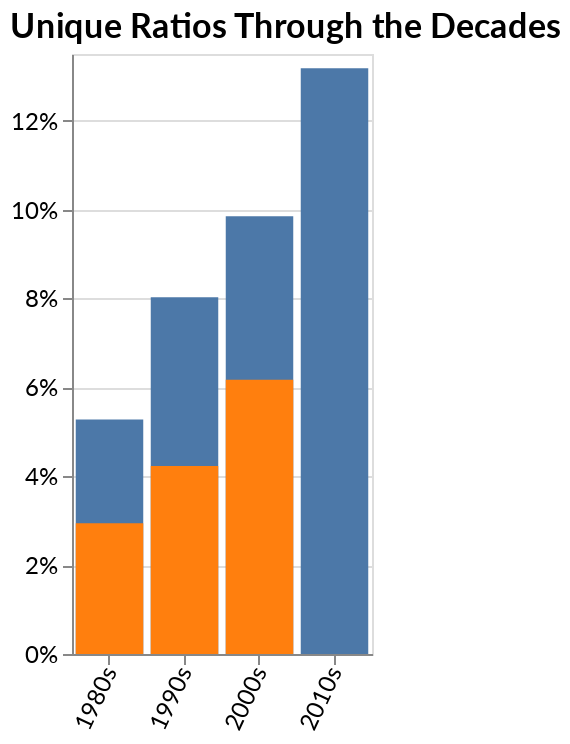

The code cell stored with this chart in its notebook:
### Code cell
### Below is the code for Figure 5)

metal_vocab_year = metal_vocab.merge(metal_years,left_on = 'artist',right_on = 'artist')
metal_vocab_year.head()

decades_grouped = metal_vocab_year.groupby(by = 'decade').agg({'unique_per':'mean'}).reset_index()
decades_grouped['unique_per'] = decades_grouped['unique_per'] / 100

decades_grouped.head()

bar_chart1 = alt.Chart(decades_grouped).mark_bar().encode(
    x=alt.X('decade:O',axis = alt.Axis(labelAngle=-65),title=None),
    y=alt.Y('unique_per:Q',axis=alt.Axis(format='%',title = None),scale= alt.Scale(domain=[0, .135]))
)

#Merge them
metal_vocab_year_35000 = metal_vocab_over.merge(metal_years,left_on = 'artist',right_on = 'artist')
metal_vocab_year_35000.head()

decades_grouped2 = metal_vocab_year_35000.groupby(by = 'decade').agg({'unique_per':'mean'}).reset_index()
decades_grouped2['unique_per'] = decades_grouped2['unique_per'] / 100

decades_grouped2.head()

bar_chart2 = alt.Chart(decades_grouped2).mark_bar(color='#ff7f0e').encode(
    x=alt.X('decade:O',axis = alt.Axis(labelAngle=-45)),
    y=alt.Y('unique_per:Q',scale= alt.Scale(domain=[0, .135]))
)


#line_chart = plt.gcf()
#line_chart.set_size_inches(12, 8)
(bar_chart1 + bar_chart2).properties(title="Unique Ratios Through the Decades",width = 150
                            ).configure(font="Lato",title=alt.TitleConfig(fontSize=17,anchor='start')
                            ).configure_axis(
    titleFontSize=16,
    labelFontSize=12,
)

### Figure 1 — Vega-Lite specification as saved in the notebook (floating-point values rounded to 4 significant figures)
{"config": {"view": {"continuousWidth": 400, "continuousHeight": 300}, "axis": {"labelFontSize": 12, "titleFontSize": 16}, "font": "Lato", "title": {"anchor": "start", "fontSize": 17}}, "layer": [{"data": {"name": "data-d8a3275257e88f369be4ecb73e91de65"}, "mark": "bar", "encoding": {"x": {"type": "ordinal", "axis": {"labelAngle": -65}, "field": "decade", "title": null}, "y": {"type": "quantitative", "axis": {"format": "%", "title": null}, "field": "unique_per", "scale": {"domain": [0, 0.135]}}}}, {"data": {"name": "data-eb345ead798fcbff9fef5a8bdf4669b4"}, "mark": {"type": "bar", "color": "#ff7f0e"}, "encoding": {"x": {"type": "ordinal", "axis": {"labelAngle": -45}, "field": "decade"}, "y": {"type": "quantitative", "field": "unique_per", "scale": {"domain": [0, 0.135]}}}}], "title": "Unique Ratios Through the Decades", "width": 150, "$schema": "https://vega.github.io/schema/vega-lite/v4.8.1.json", "datasets": {"data-d8a3275257e88f369be4ecb73e91de65": [{"decade": "1980s", "unique_per": 0.05274}, {"decade": "1990s", "unique_per": 0.08024}, {"decade": "2000s", "unique_per": 0.09848}, {"decade": "2010s", "unique_per": 0.1318}], "data-eb345ead798fcbff9fef5a8bdf4669b4": [{"decade": "1980s", "unique_per": 0.02942}, {"decade": "1990s", "unique_per": 0.04229}, {"decade": "2000s", "unique_per": 0.06172}]}}
